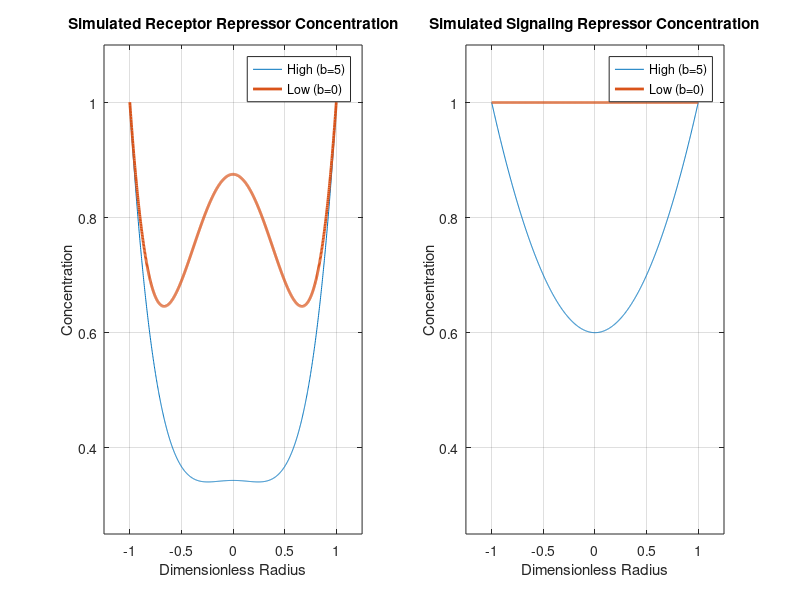

The MATLAB source for this figure:
receptor_high_coeffs=polyfit([-1, -.75, -.5, -.25, 0, .25, .5, .75, 1],[1, .5, .4, .35,  .3, .35, .4, .5, 1],4);
receptor_low_coeffs=polyfit([-1, -.65, -.25, 0, .25, .65, 1],[1, .65, .8, .9, .8, .65, 1],4);
signaling_low_coeffs=polyfit([-1, 0, 1],[1, .6, 1],2);
signaling_high_coeffs=polyfit([-1, 0, 1],[1, 1, 1],2);
x=linspace(-1,1,1000);

y_receptor_low=polyval(receptor_low_coeffs,x);
y_receptor_high=polyval(receptor_high_coeffs,x);
y_signaling_high=polyval(signaling_high_coeffs,x);
y_signaling_low=polyval(signaling_low_coeffs,x);

figure
subplot(1,2,1)
plot(x, y_receptor_high, x, y_receptor_low, 'LineWidth', 2.0)
xlim([-1.25 1.25])
ylim([.25 1.1])
xlabel('Dimensionless Radius')
ylabel('Concentration')
title('Simulated Receptor Repressor Concentration')
legend('High (b=5)','Low (b=0)')
grid on

subplot(1,2,2)
plot(x, y_signaling_low, x, y_signaling_high, 'LineWidth', 2.0)
xlim([-1.25 1.25])
ylim([.25 1.1])
xlabel('Dimensionless Radius')
ylabel('Concentration')
title('Simulated Signaling Repressor Concentration')
legend('High (b=5)','Low (b=0)')
grid on